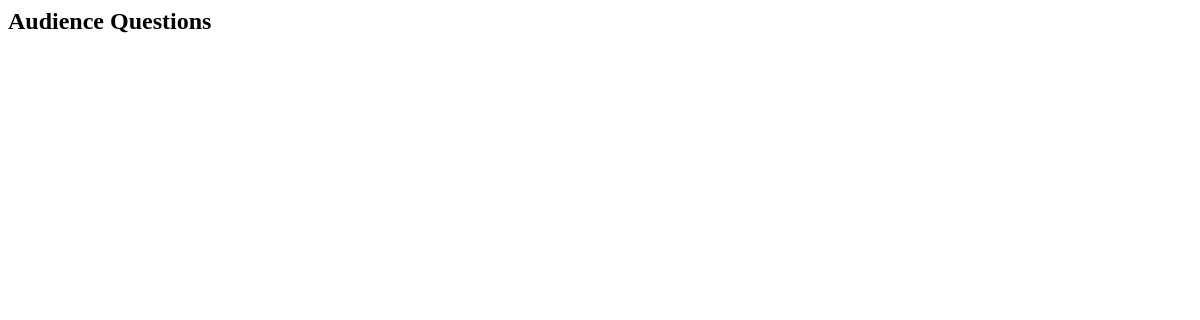
/moderator/, run on an earlier commit of the app's database.
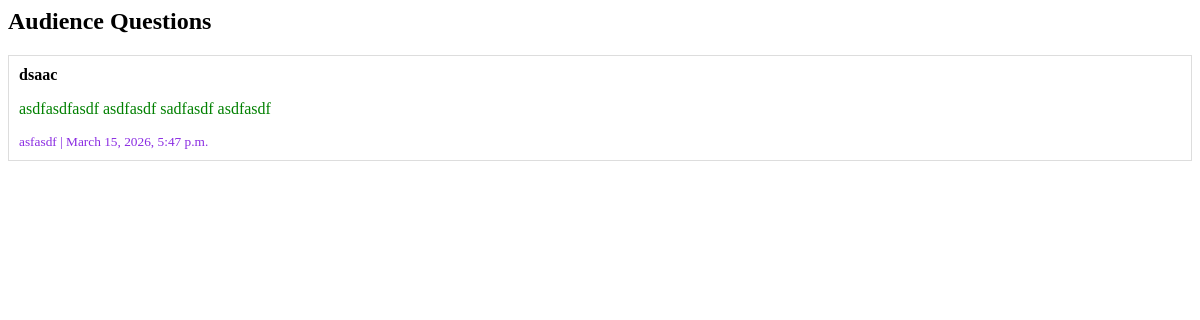
And on a later commit of the database.
### food/models.py (models this page shows, shortened)
class Question(models.Model):
    panel = models.ForeignKey(Panel, on_delete=models.CASCADE)
    reg_id = models.CharField(max_length=20)
    to = models.CharField(max_length=200)
    question = models.TextField()
    created_at = models.DateTimeField(auto_now_add=True)

### food/views.py (the view)
# urls.py: path("moderator/", views.moderator_view, name="moderator_view"),
def moderator_view(request):
    questions = Question.objects.all().order_by("-created_at")
    return render(request, "moderator.html", {"questions": questions})

### food/templates/moderator.html
<h2>Audience Questions</h2>
{% for q in questions %}
<div style="border:1px solid #ddd; padding:10px; margin-bottom:10px;">
<b>{{ q.to }}</b><br>
<p style="color: green;">{{ q.question }}</p>
<small style="color: blueviolet;">{{ q.reg_id }} | {{ q.created_at }}</small>
</div>
{% endfor %}

What changed in the data, as far as the page shows it:
added Question: to "dsaac", question "asdfasdfasdf asdfasdf sadfasdf asdfasdf", reg_id "asfasdf", created_at "March 15, 2026, 5:47 p.m."
